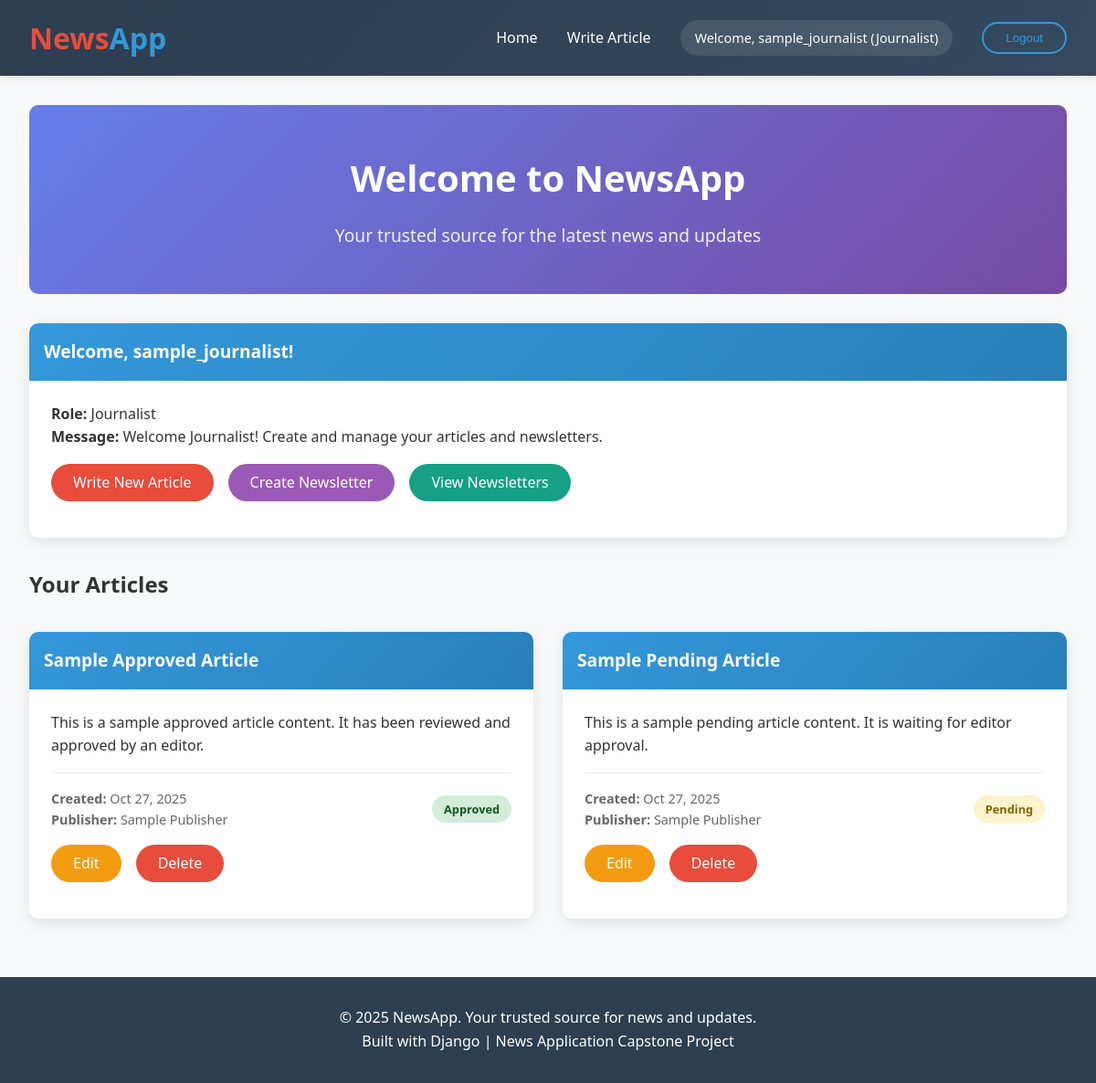
Page /news/ (signed in) on the committed database.
### news/models.py (models this page shows, shortened)
class CustomUser(AbstractUser):
    ROLE_CHOICES = [
        ('READER', 'Reader'),
        ('JOURNALIST', 'Journalist'),
        ('EDITOR', 'Editor'),
    ]
    role = models.CharField(max_length=20, choices=ROLE_CHOICES, default='READER')
    subscribed_publishers = models.ManyToManyField(
        'Publisher',
        related_name='subscribers',
        blank=True
    )
    subscribed_journalists = models.ManyToManyField(
        'self',
        symmetrical=False,
        related_name='followers',
        blank=True,
        limit_choices_to={'role': 'JOURNALIST'}
    )
    published_articles = models.ManyToManyField(
        'Article',
        related_name='journalist_articles',
        blank=True
    )
    published_newsletters = models.ManyToManyField(
        'Newsletter',
        related_name='journalist_newsletters',
        blank=True
    )

class Article(models.Model):
    title = models.CharField(
        max_length=200,
        help_text="Article headline"
    )
    content = models.TextField(
        help_text="Main article content"
    )
    created_at = models.DateTimeField(
        auto_now_add=True,
        help_text="When the article was created"
    )
    updated_at = models.DateTimeField(
        auto_now=True,
        help_text="When the article was last modified"
    )
    is_approved = models.BooleanField(
        default=False,
        help_text="Whether this article has been approved by an editor"
    )
    journalist = models.ForeignKey(
        CustomUser,
        on_delete=models.CASCADE,
        limit_choices_to={'role': 'JOURNALIST'},
        help_text="The user who wrote this article"
    )
    publisher = models.ForeignKey(
        Publisher,
        on_delete=models.CASCADE,
        null=True,
        blank=True,
        help_text="Optional publisher this article is associated with"
    )
    class Meta:
        ordering = ['-created_at']  # Newest articles first

class Publisher(models.Model):
    name = models.CharField(
        max_length=200,
        help_text="The publisher's display name"
    )
    editors = models.ManyToManyField(
        CustomUser,
        limit_choices_to={'role': 'EDITOR'},
        related_name='publisher_editors',
        help_text="Editors who can approve content for this publisher"
    )
    journalists = models.ManyToManyField(
        CustomUser,
        limit_choices_to={'role': 'JOURNALIST'},
        related_name='publisher_journalists',
        help_text="Journalists who can write for this publisher"
    )

### news/views.py (the view, shortened to what this page needs)
# urls.py: path('', views.dashboard, name='dashboard'),
@login_required
def dashboard(request):
    user = request.user
    context = {
        'user': user,
        'user_groups': list(user.groups.all()),
        'user_permissions': list(user.get_all_permissions()),
    }
    try:
        if user.role == 'READER':
            context['message'] = 'Welcome Reader! Browse our latest news.'
            context['articles'] = Article.objects.filter(
                is_approved=True
            ).select_related('journalist', 'publisher').order_by('-created_at')
            context['newsletters'] = Newsletter.objects.filter(
                journalist__in=user.subscribed_journalists.all()
            ).select_related('journalist').order_by('-created_at')[:5]
        elif user.role == 'JOURNALIST':
            context['message'] = 'Welcome Journalist! Create and manage your articles and newsletters.'
            context['articles'] = Article.objects.filter(
                journalist=user
            ).select_related('publisher').order_by('-created_at')
            context['newsletters'] = Newsletter.objects.filter(
                journalist=user
            ).order_by('-created_at')[:5]
        else:
            messages.warning(request, 'Your account has no role assigned. Please contact support.')
            context['message'] = 'Account configuration needed'
            context['articles'] = []
    except Exception as e:
        messages.error(request, 'Error loading dashboard content. Please try again later.')
        import logging
        logger = logging.getLogger(__name__)
        logger.error(f"Dashboard error for user {user.username}: {str(e)}")
        context['articles'] = []
        context['newsletters'] = []
    return render(request, 'news/dashboard.html', context)

### news/templates/news/dashboard.html (shortened to what this page needs)
{% extends 'news/base.html' %}
{% block content %}
<div class="hero">
    <h1>Welcome to NewsApp</h1>
    <p>Your trusted source for the latest news and updates</p>
</div>
<div class="article-card">
    <div class="article-header">
        <h3>Welcome, {{ user.username }}!</h3>
    </div>
    <div class="article-content">
        <p><strong>Role:</strong> {{ user.get_role_display }}</p>
        <p><strong>Message:</strong> {{ message }}</p>
        {% if user.role == 'JOURNALIST' %}
            <div class="action-buttons">
                <a href="{% url 'create_article' %}" class="btn">Write New Article</a>
                <a href="{% url 'create_newsletter' %}" class="btn" style="background: #9b59b6;">Create Newsletter</a>
                <a href="{% url 'newsletter_list' %}" class="btn" style="background: #16a085;">View Newsletters</a>
            </div>
        {% elif user.role == 'READER' %}
            <div class="action-buttons">
                <a href="{% url 'newsletter_list' %}" class="btn" style="background: #16a085;">View Newsletters</a>
            </div>
        {% elif user.role == 'EDITOR' %}
            <div class="action-buttons">
                <a href="{% url 'newsletter_list' %}" class="btn" style="background: #16a085;">View All Newsletters</a>
                <a href="{% url 'create_publisher' %}" class="btn" style="background: #2c3e50;">Create Publishing House</a>
            </div>
        {% endif %}
    </div>
</div>
{% if user.role == 'READER' %}
    <h2 style="margin: 2rem 0 1rem 0;">Latest News</h2>
    <div class="news-grid">
        {% for article in articles %}
            <div class="article-card">
                <div class="article-header">
                    <h3>{{ article.title }}</h3>
                </div>
                <div class="article-content">
                    <p>{{ article.content|truncatewords:50 }}</p>
                    <div class="article-meta">
                        <div>
                            <strong>By:</strong> {{ article.journalist.username }}<br>
                            <strong>Date:</strong> {{ article.created_at|date:"M d, Y" }}
                        </div>
                        <span class="article-status status-approved">Published</span>
                    </div>
                    <div style="margin-top: 1rem;">
                        <a href="{% url 'article_detail' article.id %}" class="btn" style="background: #3498db;">Read Full Article</a>
                    </div>
                </div>
            </div>
        {% empty %}
            <div class="article-card">
                <div class="article-content">
                    <p>No articles available at the moment. Check back later for the latest news!</p>
                </div>
            </div>
        {% endfor %}
    </div>
{% elif user.role == 'JOURNALIST' %}
    <h2 style="margin: 2rem 0 1rem 0;">Your Articles</h2>
    <div class="news-grid">
        {% for article in articles %}
            <div class="article-card">
                <div class="article-header">
                    <h3>{{ article.title }}</h3>
                </div>
                <div class="article-content">
                    <p>{{ article.content|truncatewords:50 }}</p>
                    <div class="article-meta">
                        <div>
                            <strong>Created:</strong> {{ article.created_at|date:"M d, Y" }}<br>
                            {% if article.publisher %}
                                <strong>Publisher:</strong> {{ article.publisher.name }}
                            {% endif %}
                        </div>
                        <span class="article-status {% if article.is_approved %}status-approved{% else %}status-pending{% endif %}">
                            {% if article.is_approved %}Approved{% else %}Pending{% endif %}
                        </span>
                    </div>
                    <div class="action-buttons">
                        <a href="{% url 'edit_article' article.id %}" class="btn" style="background: #f39c12;">Edit</a>
                        <a href="{% url 'delete_article' article.id %}" class="btn" style="background: #e74c3c;">Delete</a>
                    </div>
                </div>
            </div>
        {% endfor %}
    </div>
{% endif %}
{% endblock %}

### news/templates/news/base.html (shortened to what this page needs)
<!DOCTYPE html>
<html lang="en">
<head>
</head>
<body>
    <header class="header">
        <div class="header-container">
            <div class="logo">News<span>App</span></div>
            <nav class="nav-links">
                <a href="{% url 'dashboard' %}">Home</a>
                {% if user.is_authenticated %}
                    {% if user.role == 'JOURNALIST' %}
                        <a href="{% url 'create_article' %}">Write Article</a>
                    {% endif %}
                    <div class="user-info">
                        Welcome, {{ user.username }} ({{ user.get_role_display }})
                    </div>
                    <form method="post" action="{% url 'logout' %}" style="display: inline;">
                        <button type="submit" class="btn btn-outline" style="cursor: pointer;">Logout</button>
                    </form>
                {% else %}
                    <a href="{% url 'login' %}" class="btn">Login</a>
                    <a href="{% url 'register' %}" class="btn btn-outline">Register</a>
                {% endif %}
            </nav>
        </div>
    </header>
    <main class="container">
        {% block content %}
        {% endblock %}
    </main>
    <footer class="footer">
        <p>&copy; 2025 NewsApp. Your trusted source for news and updates.</p>
        <p>Built with Django | News Application Capstone Project</p>
    </footer>
</body>
</html>

### news/templates/news/base.html (style rules this page uses)
* { margin: 0; padding: 0; box-sizing: border-box; }
body { font-family: 'Segoe UI', Tahoma, Geneva, Verdana, sans-serif; line-height: 1.6; color: #333; background: #f8f9fa; }
.header { background: linear-gradient(135deg, #2c3e50, #34495e); color: white; padding: 1rem 0; box-shadow: 0 2px 10px rgba(0,0,0,0.1); }
.header-container { max-width: 1200px; margin: 0 auto; padding: 0 2rem; display: flex; justify-content: space-between; align-items: center; }
.logo { font-size: 2rem; font-weight: bold; color: #e74c3c; }
.logo span { color: #3498db; }
.nav-links { display: flex; gap: 2rem; align-items: center; }
.nav-links a { color: white; text-decoration: none; font-weight: 500; transition: color 0.3s; }
.user-info { background: rgba(255,255,255,0.1); padding: 0.5rem 1rem; border-radius: 20px; font-size: 0.9rem; }
.btn { background: #e74c3c; color: white; padding: 0.5rem 1.5rem; border: none; border-radius: 25px; text-decoration: none; font-weight: 500; transition: all 0.3s; display: inline-block; }
.btn-outline { background: transparent; border: 2px solid #3498db; color: #3498db; }
.container { max-width: 1200px; margin: 2rem auto; padding: 0 2rem; }
.news-grid { display: grid; grid-template-columns: repeat(auto-fit, minmax(350px, 1fr)); gap: 2rem; margin-top: 2rem; }
.article-card { background: white; border-radius: 10px; overflow: hidden; box-shadow: 0 5px 15px rgba(0,0,0,0.1); transition: transform 0.3s, box-shadow 0.3s; }
.article-header { background: linear-gradient(135deg, #3498db, #2980b9); color: white; padding: 1rem; }
.article-header h3 { margin: 0; font-size: 1.2rem; }
.article-content { padding: 1.5rem; }
.article-meta { display: flex; justify-content: space-between; align-items: center; margin-top: 1rem; padding-top: 1rem; border-top: 1px solid #eee; font-size: 0.9rem; color: #666; }
.article-status { padding: 0.3rem 0.8rem; border-radius: 15px; font-size: 0.8rem; font-weight: bold; }
.status-approved { background: #d4edda; color: #155724; }
.status-pending { background: #fff3cd; color: #856404; }
.hero { background: linear-gradient(135deg, #667eea 0%, #764ba2 100%); color: white; padding: 3rem 2rem; border-radius: 10px; text-align: center; margin-bottom: 2rem; }
.hero h1 { font-size: 2.5rem; margin-bottom: 1rem; }
.hero p { font-size: 1.2rem; opacity: 0.9; }
.action-buttons { display: flex; gap: 1rem; margin: 1rem 0; }
.footer { background: #2c3e50; color: white; text-align: center; padding: 2rem; margin-top: 4rem; }

### rows in the picture
CustomUser: username "sample_journalist", role "Journalist"
Article: title "Sample Approved Article", content "This is a sample approved article content. It has been reviewed and approved by an editor.", created_at "Oct 27, 2025", publisher.name "Sample Publisher", is_approved "Approved"
Article: title "Sample Pending Article", content "This is a sample pending article content. It is waiting for editor approval.", created_at "Oct 27, 2025", publisher.name "Sample Publisher", is_approved "Pending"

### other values in the picture
{{ message }} "Welcome Journalist! Create and manage your articles and newsletters."
